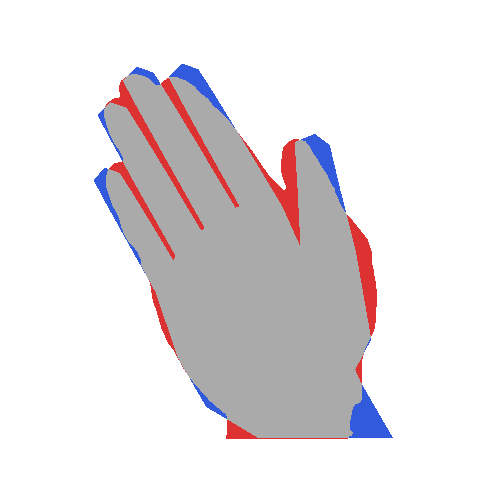

Python code for this plot:
#!/usr/bin/env python3
"""Does jake_hand.scad match the photo? Its top view over the fingers-together trace.

Exports the model's top-down silhouette (OpenSCAD projection -> SVG), slides
and turns it onto hand_outline_together.scad until they overlap best (the
photo's frame follows the forearm, which is not the hand's axis), and draws
both on fit_check.png: grey = both, red = photo only (the model is too small
there), blue = model only (too big). The overlap (IoU) is printed. Only the
part above the photo's wrist cut counts. Thickness is not checked: it needs
the side photo.

    python3 fit_check.py
"""
import re
import subprocess
import tempfile
from pathlib import Path

import numpy as np
from matplotlib.path import Path as Poly
from PIL import Image
from scipy.optimize import minimize

HERE = Path(__file__).resolve().parent
SCAD = '/Applications/OpenSCAD.app/Contents/MacOS/OpenSCAD'
RES = 0.5   # mm per raster cell


def trace():
    text = (HERE / 'hand_outline_together.scad').read_text()
    body = text.split('hand_outline_together = [')[1]
    return np.array([[float(a), float(b)] for a, b in re.findall(r'\[(-?[\d.]+),(-?[\d.]+)\]', body)])


def model():
    """Every closed ring of the projected model, in mm."""
    with tempfile.TemporaryDirectory() as tmp:
        stub, svg = Path(tmp) / 'top.scad', Path(tmp) / 'top.svg'
        stub.write_text(f'use <{HERE / "jake_hand.scad"}>\nprojection() jake_hand();\n')
        subprocess.run([SCAD, '--backend', 'Manifold', '-o', str(svg), str(stub)], check=True, capture_output=True)
        d = svg.read_text()
    rings = []
    for path in re.findall(r' d="([^"]+)"', d):
        for part in re.split(r'[zZ]', path):
            nums = [float(v) for v in re.findall(r'-?[\d.]+(?:e-?\d+)?', part)]
            if len(nums) >= 6:
                p = np.array(nums).reshape(-1, 2)
                p[:, 1] *= -1   # SVG y points down
                rings.append(p)
    return rings


def raster(rings, grid):
    inside = np.zeros(len(grid), bool)
    for r in rings:
        inside ^= Poly(r).contains_points(grid)   # even-odd, so holes stay holes
    return inside


def main():
    photo = trace()
    rings = model()
    xs = np.arange(-120, 120, RES); ys = np.arange(-20, 220, RES)
    gx, gy = np.meshgrid(xs, ys)
    grid = np.c_[gx.ravel(), gy.ravel()]
    target = Poly(photo).contains_points(grid)
    above = gy.ravel() > 0.5   # the photo's own wrist cut

    def placed(p):
        a = np.radians(p[0]); c, s = np.cos(a), np.sin(a)
        return [r @ np.array([[c, s], [-s, c]]) + p[1:] for r in rings]

    def iou(p):
        m = raster(placed(p), grid) & above
        return (m & target).sum() / max((m | target).sum(), 1)

    # start: model wrist at the photo's wrist-cut middle, turned to the photo's tip direction
    cut = photo[np.abs(photo[:, 1]) < 0.5]
    mid = np.array([(cut[:, 0].min() + cut[:, 0].max()) / 2, 0])
    tip = photo[np.argmax(np.linalg.norm(photo - mid, axis=1))]
    start = [np.degrees(np.arctan2(tip[0] - mid[0], tip[1] - mid[1])), *mid]
    best = max((minimize(lambda p: -iou(p), [start[0] + d, start[1], start[2] + dy], method='Nelder-Mead',
                         options=dict(initial_simplex=None, xatol=0.2, fatol=1e-4, maxiter=300))
                for d in (-8, 0, 8) for dy in (-10, 0, 10)), key=lambda r: -r.fun)
    m = raster(placed(best.x), grid) & above
    both, photo_only, model_only = m & target, target & ~m, m & ~target
    img = np.full(gx.shape + (3,), 255, np.uint8)
    for mask, colour in ((both, (170, 170, 170)), (photo_only, (220, 50, 50)), (model_only, (50, 90, 220))):
        img.reshape(-1, 3)[mask] = colour
    Image.fromarray(img[::-1]).save(HERE / 'fit_check.png')
    print(f'overlap {-best.fun:.1%} (turned {best.x[0]:.1f} deg); photo only {photo_only.sum() * RES ** 2:.0f} mm2, '
          f'model only {model_only.sum() * RES ** 2:.0f} mm2 -> fit_check.png')


if __name__ == '__main__':
    main()
